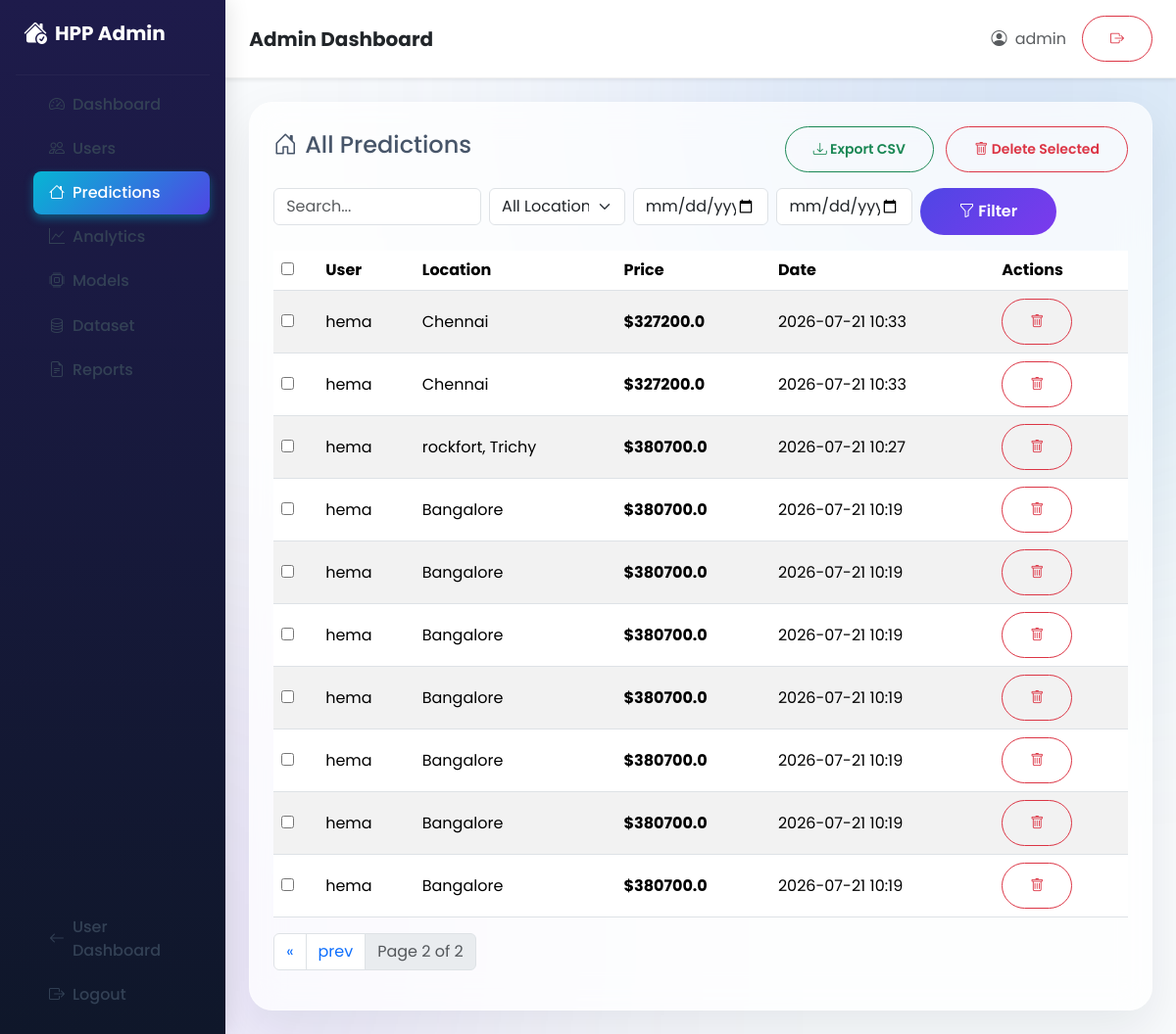
Page /admin-dashboard/predictions/?page=2 (signed in) on the committed database.
### predictor/models.py (models this page shows, shortened)
class Prediction(models.Model):
    user = models.ForeignKey(User, on_delete=models.CASCADE)
    sqft = models.FloatField()
    bedrooms = models.IntegerField()
    bathrooms = models.IntegerField()
    age_of_house = models.IntegerField()
    location = models.CharField(max_length=100)
    predicted_price = models.FloatField()
    created_at = models.DateTimeField(auto_now_add=True)

### predictor/views.py (the view)
# urls.py: path('admin-dashboard/predictions/', views.admin_predictions, name='admin_predictions'),
@staff_member_required
def admin_predictions(request):
    predictions = Prediction.objects.select_related('user').order_by('-created_at')
    q = request.GET.get('q')
    if q:
        predictions = predictions.filter(
            models.Q(location__icontains=q) | models.Q(user__username__icontains=q)
        )
    paginator = Paginator(predictions, 20)
    page_number = request.GET.get('page')
    preds_page = paginator.get_page(page_number)
    return render(request, 'predictor/admin_predictions.html', {
        'predictions': preds_page,
        'search_query': q
    })

### predictor/templates/predictor/admin_predictions.html (shortened to what this page needs)
{% extends 'predictor/admin_base.html' %}
{% block content %}
<div class="glass-card p-4">
    <div class="d-flex justify-content-between align-items-center mb-3">
        <h4><i class="bi bi-house-door me-2"></i>All Predictions</h4>
        <div>
            <button class="btn btn-outline-success btn-sm me-2"><i class="bi bi-download"></i> Export CSV</button>
            <button class="btn btn-outline-danger btn-sm"><i class="bi bi-trash"></i> Delete Selected</button>
        </div>
    </div>
    <form method="get" class="row g-2 mb-3">
        <div class="col-md-3"><input type="text" name="q" class="form-control" placeholder="Search..." value="{{ search_query|default:'' }}"></div>
        <div class="col-md-2"><select name="location" class="form-select"><option value="">All Locations</option></select></div>
        <div class="col-md-2"><input type="date" name="date_from" class="form-control"></div>
        <div class="col-md-2"><input type="date" name="date_to" class="form-control"></div>
        <div class="col-md-2"><button type="submit" class="btn btn-primary w-100"><i class="bi bi-funnel"></i> Filter</button></div>
    </form>
    <div class="table-responsive">
        <table class="table table-striped align-middle">
            <thead><tr><th><input type="checkbox"></th><th>User</th><th>Location</th><th>Price</th><th>Date</th><th>Actions</th></tr></thead>
            <tbody>
                {% for p in predictions %}
                <tr>
                    <td><input type="checkbox"></td>
                    <td>{{ p.user.username }}</td>
                    <td>{{ p.location }}</td>
                    <td><strong>${{ p.predicted_price }}</strong></td>
                    <td>{{ p.created_at|date:"Y-m-d H:i" }}</td>
                    <td>
                        <button class="btn btn-sm btn-outline-danger"><i class="bi bi-trash"></i></button>
                    </td>
                </tr>
                {% endfor %}
            </tbody>
        </table>
    </div>
    {% include 'predictor/pagination.html' with items=predictions %}
</div>
{% endblock %}

### predictor/templates/predictor/admin_base.html (shortened to what this page needs)
<!DOCTYPE html>
<html lang="en">
<head>
    <link href="https://cdn.jsdelivr.net/npm/bootstrap@5.3.3/dist/css/bootstrap.min.css" rel="stylesheet">
    <link rel="stylesheet" href="https://cdn.jsdelivr.net/npm/bootstrap-icons@1.11.3/font/bootstrap-icons.css">
    {% load static %}
    <link rel="stylesheet" href="{% static 'css/style.css' %}">
</head>
<body>
<div class="app-layout d-flex">
    <aside class="admin-sidebar d-flex flex-column">
        <div class="sidebar-brand px-4 py-3">
            <a href="{% url 'admin_dashboard' %}" class="text-white text-decoration-none d-flex align-items-center">
                <i class="bi bi-house-check-fill fs-4 me-2"></i>
                <span class="fw-bold fs-5">HPP Admin</span>
            </a>
        </div>
        <hr class="text-white-50 mx-3 my-2">
        <nav class="nav flex-column flex-grow-1 px-3">
            <a class="nav-link text-white-50 {% if request.resolver_match.url_name == 'admin_dashboard' %}active{% endif %}" href="{% url 'admin_dashboard' %}">
                <i class="bi bi-speedometer2 me-2"></i> Dashboard
            </a>
            <a class="nav-link text-white-50 {% if request.resolver_match.url_name == 'admin_users' %}active{% endif %}" href="{% url 'admin_users' %}">
                <i class="bi bi-people me-2"></i> Users
            </a>
            <a class="nav-link text-white-50 {% if request.resolver_match.url_name == 'admin_predictions' %}active{% endif %}" href="{% url 'admin_predictions' %}">
                <i class="bi bi-house me-2"></i> Predictions
            </a>
            <a class="nav-link text-white-50 {% if request.resolver_match.url_name == 'admin_analytics' %}active{% endif %}" href="{% url 'admin_analytics' %}">
                <i class="bi bi-graph-up me-2"></i> Analytics
            </a>
            <a class="nav-link text-white-50 {% if request.resolver_match.url_name == 'admin_models' %}active{% endif %}" href="{% url 'admin_models' %}">
                <i class="bi bi-cpu me-2"></i> Models
            </a>
            <a class="nav-link text-white-50 {% if request.resolver_match.url_name == 'admin_dataset' %}active{% endif %}" href="{% url 'admin_dataset' %}">
                <i class="bi bi-database me-2"></i> Dataset
            </a>
            <a class="nav-link text-white-50 {% if request.resolver_match.url_name == 'admin_reports' %}active{% endif %}" href="{% url 'admin_reports' %}">
                <i class="bi bi-file-earmark-text me-2"></i> Reports
            </a>
        </nav>
        <div class="mt-auto px-3 pb-3">
            <a class="nav-link text-white-50" href="{% url 'dashboard_redirect' %}">
                <i class="bi bi-arrow-left me-2"></i> User Dashboard
            </a>
            <a class="nav-link text-danger" href="{% url 'logout' %}">
                <i class="bi bi-box-arrow-right me-2"></i> Logout
            </a>
        </div>
    </aside>
    <main class="main-content flex-grow-1 d-flex flex-column">
        <header class="top-header bg-white shadow-sm px-4 py-3 d-flex justify-content-between align-items-center">
            <h5 class="mb-0 fw-bold text-dark">{% block page_title %}Admin Dashboard{% endblock %}</h5>
            <div class="d-flex align-items-center">
                <span class="text-muted me-3"><i class="bi bi-person-circle me-1"></i> {{ user.username }}</span>
                <a href="{% url 'logout' %}" class="btn btn-outline-danger btn-sm"><i class="bi bi-box-arrow-right"></i></a>
            </div>
        </header>
        <div class="p-4 flex-grow-1">
            {% block content %}{% endblock %}
        </div>
    </main>
</div>
</body>
</html>

### predictor/static/css/style.css (style rules this page uses)
:root { --primary:#4F46E5; --secondary:#7C3AED; --accent:#06B6D4; --dark:#0F172A; --light:#F8FAFC; --white:#ffffff; --text:#475569; --border:rgba(255,255,255,.15); }
body { font-family:'Poppins',sans-serif; background:#F8FAFC; color:var(--text); overflow-x:hidden; }
body::before { content:""; position:fixed; width:700px; height:700px; background:linear-gradient(135deg,#4F46E5,#06B6D4); filter:blur(180px); opacity:.18; top:-250px; right:-200px; z-index:-2; }
body::after { content:""; position:fixed; width:600px; height:600px; background:#7C3AED; filter:blur(180px); opacity:.12; bottom:-200px; left:-150px; z-index:-2; }
.nav-link { font-weight:500; margin-left:18px; color:#334155 !important; transition:.3s; }
.btn { border-radius:50px; padding:12px 28px; font-weight:600; transition:.35s; }
.btn-primary { background:linear-gradient(135deg,#4F46E5,#7C3AED); border:none; color:white; }
.glass-card { background:rgba(255,255,255,.72); backdrop-filter:blur(16px); border-radius:24px; border:1px solid rgba(255,255,255,.25); box-shadow:0 20px 50px rgba(15,23,42,.08); transition:.35s; }
.admin-sidebar { width: 260px; background: linear-gradient(180deg, #1E1B4B 0%, #0F172A 100%); color: #fff; min-height: 100vh; position: sticky; top: 0; left: 0; box-shadow: 4px 0 20px rgba(0,0,0,0.1); z-index: 10; }
.sidebar-brand a { color: white; text-decoration: none; }
.user-sidebar .nav-link, .admin-sidebar .nav-link { color: rgba(255,255,255,0.6); font-weight: 500; border-radius: 8px; padding: 0.6rem 1rem; margin-bottom: 2px; transition: all 0.2s ease; display: flex; align-items: center; }
.user-sidebar .nav-link.active, .admin-sidebar .nav-link.active { background: linear-gradient(135deg, #06B6D4, #4F46E5); color: #fff !important; box-shadow: 0 4px 10px rgba(6,182,212,0.4); }
.user-sidebar hr, .admin-sidebar hr { border-color: rgba(255,255,255,0.15); }
.app-layout { min-height: 100vh; }
.main-content { flex-grow: 1; min-height: 100vh; }
.top-header { background: #fff; border-bottom: 1px solid rgba(0,0,0,0.05); box-shadow: 0 1px 3px rgba(0,0,0,0.02); }

### rows in the picture
Prediction: user.username "hema", location "Chennai", predicted_price "327200.0", created_at "2026-07-21 10:33"
Prediction: user.username "hema", location "Chennai", predicted_price "327200.0", created_at "2026-07-21 10:33"
Prediction: user.username "hema", location "rockfort, Trichy", predicted_price "380700.0", created_at "2026-07-21 10:27"
Prediction: user.username "hema", location "Bangalore", predicted_price "380700.0", created_at "2026-07-21 10:19"
Prediction: user.username "hema", location "Bangalore", predicted_price "380700.0", created_at "2026-07-21 10:19"
Prediction: user.username "hema", location "Bangalore", predicted_price "380700.0", created_at "2026-07-21 10:19"
Prediction: user.username "hema", location "Bangalore", predicted_price "380700.0", created_at "2026-07-21 10:19"
Prediction: user.username "hema", location "Bangalore", predicted_price "380700.0", created_at "2026-07-21 10:19"
Prediction: user.username "hema", location "Bangalore", predicted_price "380700.0", created_at "2026-07-21 10:19"
Prediction: user.username "hema", location "Bangalore", predicted_price "380700.0", created_at "2026-07-21 10:19"

### other values in the picture
{{ user.username }} "admin"
{{ items.number }} "2"
{{ items.paginator.num_pages }} "2"
